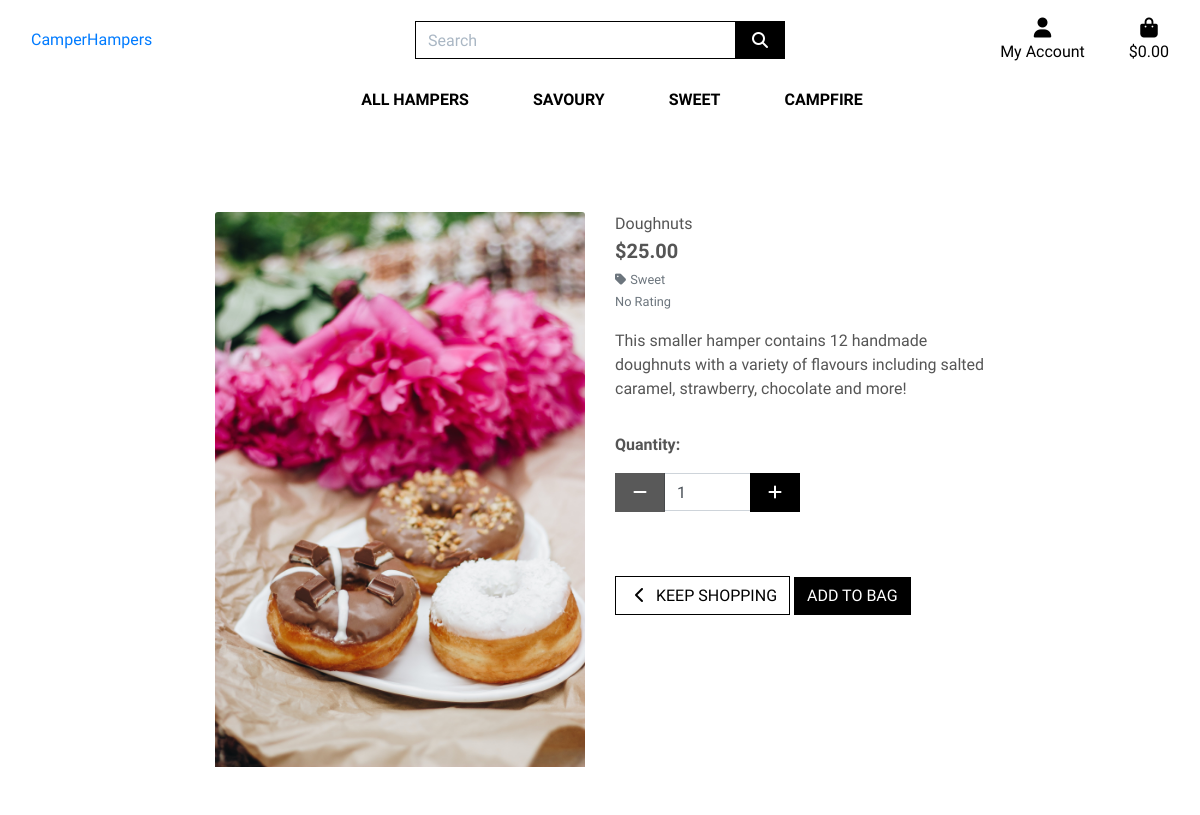
The app's page /products/5/, older data.
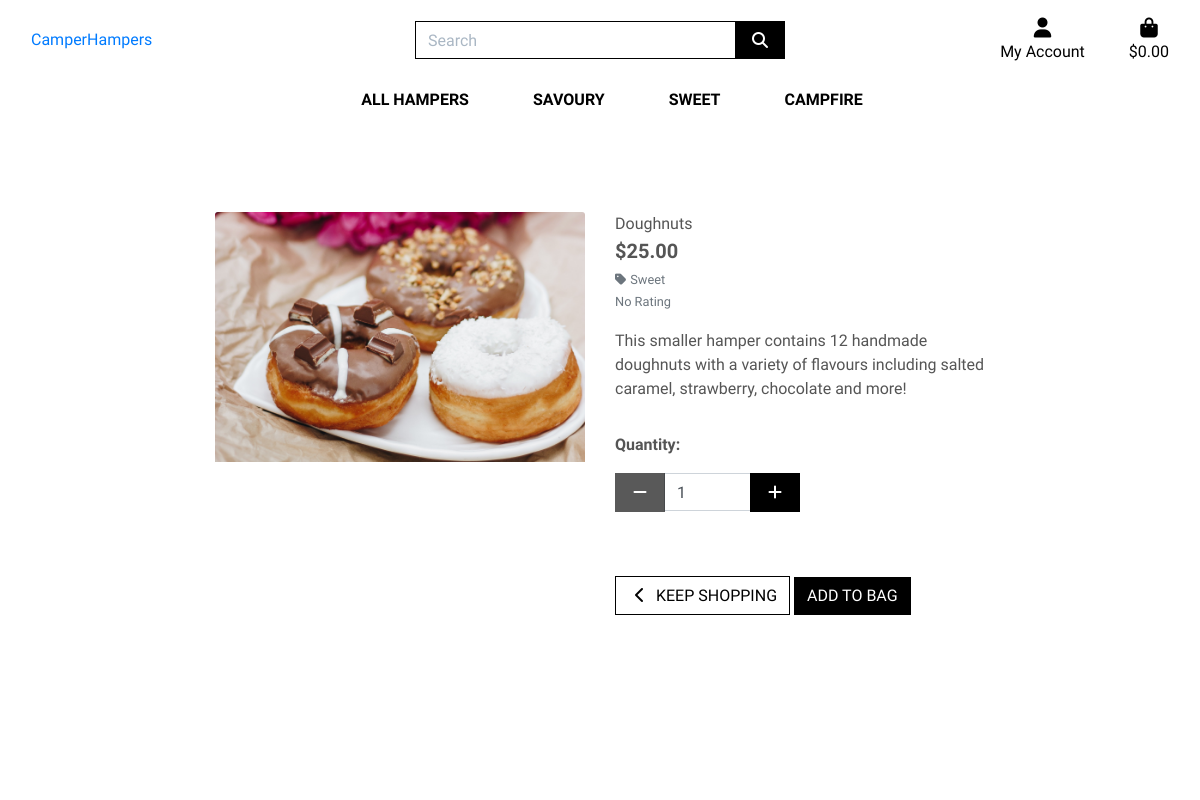
The same page, newer data.
### products/models.py (models this page shows, shortened)
class Product(models.Model):
    category = models.ForeignKey('Category', null=True, blank=True, on_delete=models.SET_NULL)
    sku = models.CharField(max_length=254, null=True, blank=True)
    name = models.CharField(max_length=254)
    description = models.TextField()
    price = models.DecimalField(max_digits=6, decimal_places=2)
    rating = models.DecimalField(max_digits=6, decimal_places=2, null=True, blank=True)
    image_url = models.URLField(max_length=1024, null=True, blank=True)
    image = models.ImageField(null=True, blank=True)

class Category(models.Model):
    class Meta:
        verbose_name_plural = 'Categories'
    name = models.CharField(max_length=254)
    friendly_name = models.CharField(max_length=254, null=True, blank=True)

### products/views.py (the view)
# urls.py: path('<int:product_id>/', views.product_detail, name='product_detail'),
def product_detail(request, product_id):
    product = get_object_or_404(Product, pk=product_id)
    context = {
        'product': product,
    }
    return render(request, 'products/product_detail.html', context)

### bag/contexts.py (called while the page is built, shortened)
def bag_contents(request):
    bag_items = []
    total = 0
    product_count = 0
    bag = request.session.get('bag', {})
    delivery = total * Decimal(settings.STANDARD_DELIVERY_PERCENTAGE / 100)
    grand_total = delivery + total
    context = {
        'bag_items': bag_items,
        'total': total,
        'product_count': product_count,
        'delivery': delivery,
        'grand_total': grand_total,
    }
    return context

### products/templates/products/product_detail.html (shortened to what this page needs)
{% extends "base.html" %}
{% load static %}
{% block page_header %}
    <div class="container header-container">
    </div>
{% endblock %}
{% block content %}
    <div class="overlay"></div>
    <div class="container-fluid">
        <div class="row">
            <div class="col-12 col-md-6 col-lg-4 offset-lg-2">
                <div class="image-container my-5">
                    {% if product.image %}
                        <a href="{{ product.image.url }}" target="_blank">
                            <img class="card-img-top img-fluid" src="{{ product.image.url }}" alt="{{ product.name }}">
                        </a>
                        {% else %}
                        <a href="">
                            <img class="card-img-top img-fluid" src="{{ MEDIA_URL }}noimage.png" alt="{{ product.name }}">
                        </a>
                    {% endif %}
                </div>
            </div>
            <div class="col-12 col-md-6 col-lg-4">
                <div class="product-details-container mb-5 mt-md-5">
                    <p class="mb-0">{{ product.name }}</p>
                    <p class="lead mb-0 text-left font-weight-bold">${{ product.price }}</p>
                    {% if product.category %}
                    <p class="small mt-1 mb-0">
                        <a class="text-muted" href="{% url 'products' %}?category={{ product.category.name }}">
                            <i class="fas fa-tag mr-1"></i>{{ product.category.friendly_name }}
                        </a>
                    </p>
                    {% endif %}
                    {% if product.rating %}
                        <small class="text-muted"><i class="fas fa-star mr-1"></i>{{ product.rating }} / 5</small>
                    {% else %}
                        <small class="text-muted">No Rating</small>
                    {% endif %}
                    <p class="mt-3">{{ product.description }}</p>
                    <form class="form" action="{% url 'add_to_bag' product.id %}" method="POST">
                        <div class="form-row">
                            {% with product.has_sizes as s %}
                            <div class="col-12">
                                <p class="mt-3"><strong>Quantity:</strong></p>
                                <div class="form-group w-50">
                                    <div class="input-group">
                                        <div class="input-group-prepend">
                                            <button class="decrement-qty btn btn-black rounded-0"
                                                data-item_id="{{ product.id }}" id="decrement-qty_{{ product.id }}">
                                                <span class="icon">
                                                    <i class="fas fa-minus"></i>
                                                </span>
                                            </button>
                                        </div>
                                        <input class="form-control qty_input" type="number"
                                            name="quantity" value="1" min="1" max="99"
                                            data-item_id="{{ product.id }}"
                                            id="id_qty_{{ product.id }}">
                                        <div class="input-group-append">
                                            <button class="increment-qty btn btn-black rounded-0"
                                                data-item_id="{{ product.id }}" id="increment-qty_{{ product.id }}">
                                                <span class="icon">
                                                    <i class="fas fa-plus"></i>
                                                </span>
                                            </button>
                                        </div>
                                    </div>
                                </div>
                            </div>
                            <div class="col{% if s %}-12 mt-2{% endif %}">
                                <a href="{% url 'products' %}" class="btn btn-outline-black rounded-0 mt-5">
                                    <span class="icon">
                                        <i class="fas fa-chevron-left"></i>
                                    </span>
                                    <span class="text-uppercase">Keep Shopping</span>
                                </a>
                                <input type="submit" class="btn btn-black rounded-0 text-uppercase mt-5" value="Add to Bag">
                            </div>
                            {% endwith %}
                        </div>
                    </form>
                </div>
            </div>
        </div>
    </div>
{% endblock %}

### templates/base.html (shortened to what this page needs)
{% load static %}
<!doctype html>
<html lang="en">
  <head>
    {% block corecss %}
    <link rel="stylesheet" href="https://stackpath.bootstrapcdn.com/bootstrap/4.4.1/css/bootstrap.min.css">
    <link rel="stylesheet" href="{% static 'css/base.css' %}">
    {% endblock %}
  </head>
  <body>
    <header class="container-fluid fixed-top">
      <div id="topnav" class="row bg-white pt-lg-2 d-none d-lg-flex">
        <div class="col-12 col-lg-4 my-auto py-1 py-lg-0 text-center text-lg-left">
          <a href="{% url 'home' %}" class="nav-link main-logo-link">CamperHampers</a>
        </div>
        <div class="col-12 col-lg-4 my-auto py-1 py-lg-0">
            <form method="GET" action="{% url 'products' %}">
              <div class="input-group w-100">
                <input class="form-control border border-black rounded-0" type="text" name="q" placeholder="Search">
                <div class="input-group-append">
                  <button class="form-control btn btn-black border border-black rounded-0" type="submit">
                    <span class="icon">
                      <i class="fas fa-search"></i>
                    </span>
                  </button>
                </div>
              </div>
            </form>
        </div>
        <div class="col-12 col-lg-4 my-auto py-1 py-lg-0">
          <ul class="list-inline list-unstyled text-center text-lg-right my-0">
              <li class="list-inline-item dropdown">
                  <a class="text-black nav-link" href="#" id="user-options" data-toggle="dropdown" aria-haspopup="true" aria-expanded="false">
                      <div class="text-center">
                          <div><i class="fas fa-user fa-lg"></i></div>
                          <p class="my-0">My Account</p>
                      </div>
                  </a>
              </li>
              <li class="list-inline-item">
                  <a class="{% if grand_total %}text-info font-weight-bold{% else %}text-black{% endif %} nav-link" href="{% url 'view_bag' %}">
                      <div class="text-center">
                          <div><i class="fas fa-shopping-bag fa-lg"></i></div>
                          <p class="my-0">
                              {% if grand_total %}
                                  ${{ grand_total|floatformat:2 }}
                              {% else %}
                                  $0.00
                              {% endif %}
                          </p>
                      </div>
                  </a>
              </li>
          </ul>
      </div>
      </div>
      <div class="row bg-white">
        <nav class="navbar navbar-expand-lg navbar-light w-100">
            {% include 'includes/main_nav.html' %}
        </nav>
    </div>
    </header>
    {% block page_header %}
    {% endblock %}
    {% block content %}
    {% endblock %}
  </body>
</html>

### templates/includes/main_nav.html (shortened to what this page needs)
<div class="collapse navbar-collapse" id="main-nav">
    <ul class="navbar-nav w-auto mx-auto">
        <li class="nav-item dropdown">
            <a class="logo-font font-weight-bold nav-link text-black mr-5" href="#" id="all-products-link" data-toggle="dropdown" aria-haspopup="true" aria-expanded="false">
                All Hampers
            </a>
        </li>
        <li class="nav-item">
            <a href="{% url 'products' %}?category=savoury" class="logo-font font-weight-bold nav-link text-black mr-5" id="savoury-link" aria-haspopup="true" aria-expanded="false">
                Savoury
            </a>
        </li>
        <li class="nav-item">
            <a href="{% url 'products' %}?category=sweet" class="logo-font font-weight-bold nav-link text-black mr-5" id="sweet-link" aria-haspopup="true" aria-expanded="false">
                Sweet
            </a>
        </li>
        <li class="nav-item">
            <a href="{% url 'products' %}?category=campfire" class="logo-font font-weight-bold nav-link text-black" id="campfire-link" aria-haspopup="true" aria-expanded="false">
                CampFire
            </a>
        </li>
    </ul>
</div>

### static/css/base.css (style rules this page uses)
html { height: 100%; }
body { background: url('/media/homepage_banner.jpg') no-repeat center center fixed; background-size: cover; height: calc(100vh - 164px); color: #555; font-family: 'Julius Sans One'; }
.icon { align-items: center; display: inline-flex; justify-content: center; height: 1.5rem; width: 1.5rem; }
.logo-font { text-transform: uppercase; }
.main-logo-link { width: fit-content; }
.btn-black { background: black; color: white; }
.btn-outline-black { background: white; color: black !important; border: 1px solid black; }
.text-black { color: #000 !important; }
.border-black { border: 1px solid black !important; }
.overlay { height: 100%; width: 100%; top: 0; left: 0; position: fixed; background: white; z-index: -1; }
input[name='q']::placeholder { color: #aab7c4; }
@media (min-width: 1200px) { .container { max-width: 80%; } }
@media (min-width: 992px) { .header-container { padding-top: 164px; } }

Row changes from the older to the newer data that the page shows:
changed Product "Doughnuts": image: a different picture
